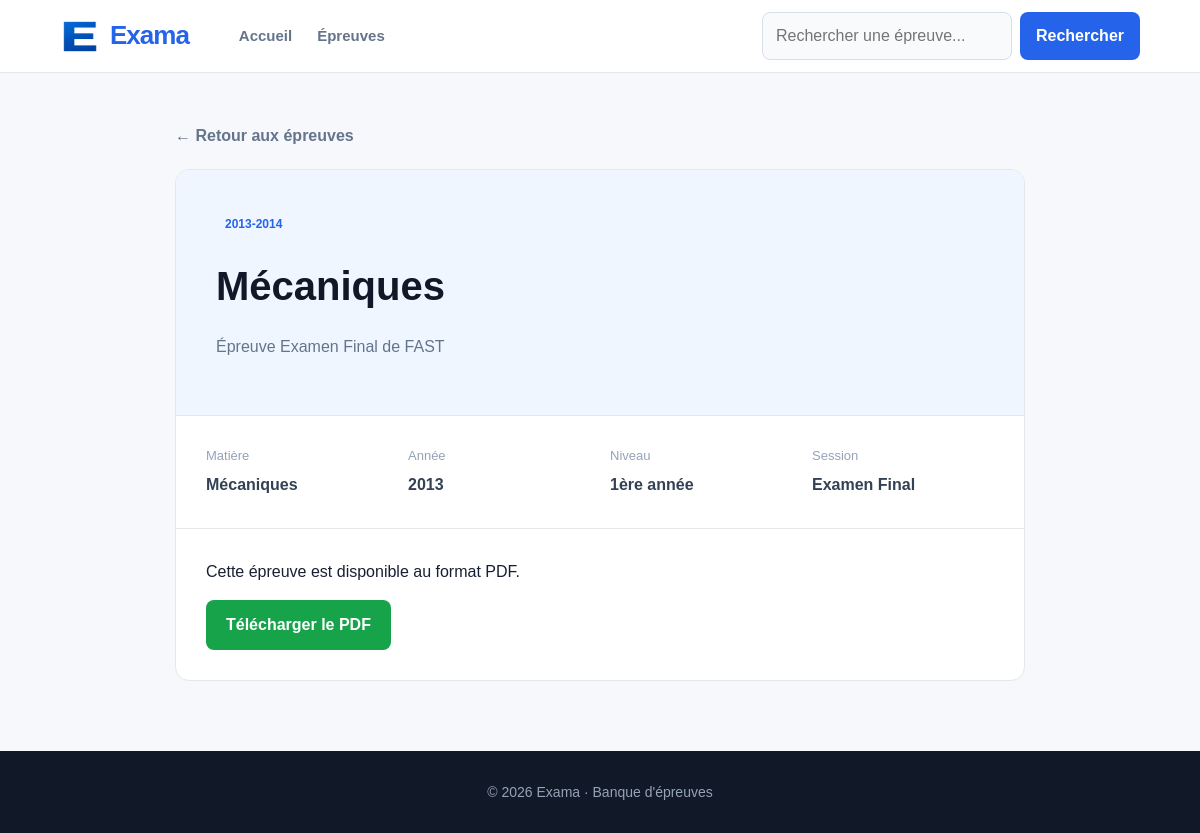
The page /epreuves/8/ on the database its author committed.
### epreuves/models.py (models this page shows, shortened)
class Epreuve(models.Model):
    ANNEE = [(year, f"{year}-{year + 1}") for year in range(2000, 2026)]
    ENTITES = [
       ("FAST", "FAST"),
       ("ENS", "ENS"),
    ]
    NIVEAUX = [
        ('1', '1ère année'),
        ('2', '2ème année'),
        ('3', '3ème année'),
    ]
    SESSION = [
        ('Examen', 'Examen Final'),
        ('Rattrapage', 'Rattrapage'),
    ]
    entite = models.CharField(max_length=100, default=ENTITES[0][0], choices=ENTITES)
    niveau = models.CharField(max_length=100, default="Choisissez votre niveau", choices=NIVEAUX)
    annee = models.IntegerField(choices=ANNEE)
    session = models.CharField(max_length=100, default="Quel est la session?" ,choices=SESSION)
    fichier = models.FileField(upload_to='epreuves/')
    matiere = models.ForeignKey('Matiere', on_delete=models.CASCADE, related_name='epreuves')
    date_ajout = models.DateTimeField(auto_now_add=True)

class Matiere(models.Model):
    nom = models.CharField(max_length=100)
    slug = models.SlugField(unique=True)
    def __str__(self):
        return self.nom

### epreuves/views.py (the view)
def epreuves_details(request, id):
    epreuve = get_object_or_404(
        Epreuve.objects.select_related("matiere"),
        id=id
    )
    return render(request, "epreuves_details.html", {
        "epreuve": epreuve,
    })

### templates/epreuves_details.html (shortened to what this page needs)
{% extends "base.html" %}
{% block content %}
<div class="detail-page">
    <a href="{% url 'epreuves' %}" class="back-link">
        ← Retour aux épreuves
    </a>
    <article class="detail-card">
        <div class="detail-header">
            <span class="exam-badge">
                {{ epreuve.get_annee_display }}
            </span>
            <h1>
                {{ epreuve.matiere }}
            </h1>
            <p>
                Épreuve {{ epreuve.get_session_display }}
                de {{ epreuve.entite }}
            </p>
        </div>
        <div class="detail-info">
            <div>
                <span>Matière</span>
                <strong>{{ epreuve.matiere }}</strong>
            </div>
            <div>
                <span>Année</span>
                <strong>{{ epreuve.annee }}</strong>
            </div>
            <div>
                <span>Niveau</span>
                <strong>{{ epreuve.get_niveau_display }}</strong>
            </div>
            <div>
                <span>Session</span>
                <strong>{{ epreuve.get_session_display }}</strong>
            </div>
        </div>
        <div class="download-area">
            <p>
                Cette épreuve est disponible au format PDF.
            </p>
            <a
                href="{{ epreuve.fichier.url }}"
                download
                class="download-button"
            >
                Télécharger le PDF
            </a>
        </div>
    </article>
</div>
{% endblock content %}

### static/css/style.css (style rules this page uses)
* { box-sizing: border-box; }
html { scroll-behavior: smooth; }
body { margin: 0; font-family: Arial, Helvetica, sans-serif; background: #f6f8fc; color: #172033; line-height: 1.6; }
a { color: inherit; text-decoration: none; }
.primary-button, .download-button { display: inline-block; padding: 12px 20px; border-radius: 8px; background: #2563eb; color: #ffffff; font-weight: 700; }
.exam-badge { display: inline-block; padding: 5px 9px; border-radius: 6px; background: #eff6ff; color: #2563eb; font-size: 12px; font-weight: 700; }
.detail-page { max-width: 850px; margin: auto; }
.back-link { display: inline-block; margin-bottom: 20px; color: #64748b; font-weight: 600; }
.detail-card { background: #ffffff; border: 1px solid #e5e7eb; border-radius: 14px; overflow: hidden; }
.detail-header { padding: 40px; background: #eff6ff; border-bottom: 1px solid #dbeafe; }
.detail-header h1 { margin: 15px 0 5px; color: #111827; font-size: 40px; }
.detail-header p { color: #64748b; }
.detail-info { padding: 30px; display: grid; grid-template-columns: repeat(4, 1fr); gap: 20px; }
.detail-info div { display: flex; flex-direction: column; gap: 5px; }
.detail-info span { color: #94a3b8; font-size: 13px; }
.detail-info strong { color: #334155; }
.download-area { padding: 30px; border-top: 1px solid #e5e7eb; }
.download-area p { margin-top: 0; }
.download-button { background: #16a34a; }

### rows shown on the page
Epreuve: annee "2013-2014", matiere "Mécaniques", session "Examen Final", entite "FAST", annee "2013", niveau "1ère année"
